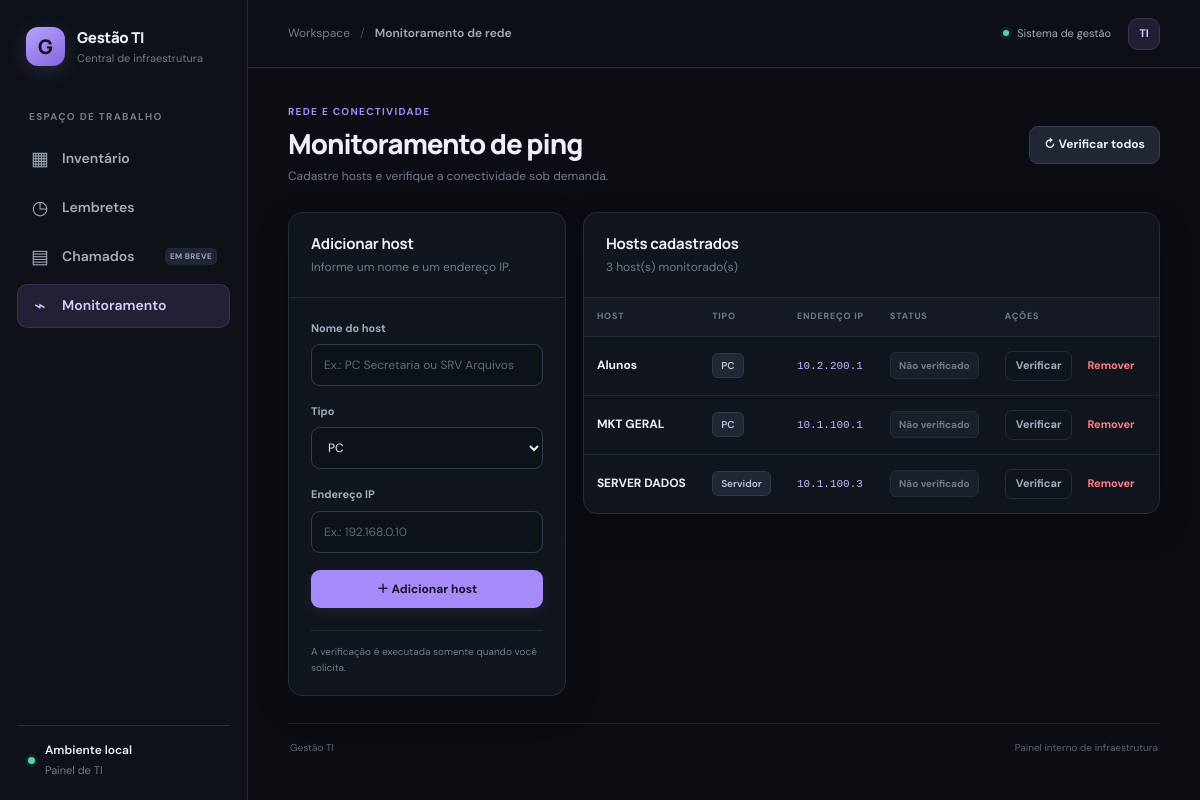
Page /ping on the committed database.
### database/models.py (models this page shows)
class PingHost(db.Model):
    __tablename__ = 'ping_hosts'
    id = db.Column(db.Integer, primary_key=True)
    nome = db.Column(db.String(150), nullable=False)
    ip = db.Column(db.String(45), nullable=False)
    tipo = db.Column(db.String(20), nullable=False, default='PC', server_default='PC')

### services/ping_services.py (the view, shortened to what this page needs)
def ping():
    erro, nome, ip, tipo = None, '', '', 'PC'
    hosts = PingHost.query.order_by(PingHost.tipo, PingHost.nome).all()
    return render_template('ping.html', hosts=hosts, erro=erro, nome=nome, ip=ip,
                           tipo=tipo, tipos=TIPOS_PING)

### templates/ping.html (shortened to what this page needs)
{% extends "base.html" %}
{% block breadcrumb %}Monitoramento de rede{% endblock %}
{% block content %}
<section class="page-heading">
    <div>
        <div class="eyebrow">REDE E CONECTIVIDADE</div>
        <h1>Monitoramento de ping</h1>
        <p class="page-description">Cadastre hosts e verifique a conectividade sob demanda.</p>
    </div>
    <button type="button" class="btn btn-secondary" id="btn-todos">↻ Verificar todos</button>
</section>
<div class="content-columns ping-layout">
    <section class="panel">
        <div class="panel-header"><div><h2>Adicionar host</h2><p>Informe um nome e um endereço IP.</p></div></div>
        <form method="POST" class="form reminder-form ping-form">
            <label class="field"><span>Nome do host</span><input type="text" name="nome" required maxlength="150" value="{{ nome }}" placeholder="Ex.: PC Secretaria ou SRV Arquivos"></label>
            <label class="field"><span>Tipo</span><select name="tipo" required>{% for t in tipos %}<option value="{{ t }}" {% if tipo == t %}selected{% endif %}>{{ t }}</option>{% endfor %}</select></label>
            <label class="field"><span>Endereço IP</span><input type="text" name="ip" required value="{{ ip }}" placeholder="Ex.: 192.168.0.10"></label>
            <button type="submit" class="btn btn-primary">＋ Adicionar host</button>
        </form>
        <div class="helper-note">A verificação é executada somente quando você solicita.</div>
    </section>
    <section class="panel">
        <div class="panel-header"><div><h2>Hosts cadastrados</h2><p>{{ hosts|length }} host(s) monitorado(s)</p></div></div>
        <div class="table-wrap">
            <table class="data-table ping-table">
                <thead><tr><th>Host</th><th>Tipo</th><th>Endereço IP</th><th>Status</th><th>Ações</th></tr></thead>
                <tbody>
                    {% for h in hosts %}
                    <tr data-url="{{ url_for('verificar_ping', host_id=h.id) }}">
                        <td><strong class="asset-name">{{ h.nome }}</strong></td>
                        <td><span class="type-label">{{ h.tipo }}</span></td>
                        <td><code>{{ h.ip }}</code></td>
                        <td><span class="ping-status ping-na">Não verificado</span></td>
                        <td><div class="table-actions"><button type="button" class="btn btn-small btn-ghost btn-verificar">Verificar</button><form method="POST" action="{{ url_for('remover_ping', host_id=h.id) }}" class="inline-form form-remover" data-nome="{{ h.nome }}"><button type="submit" class="btn btn-small btn-danger-ghost">Remover</button></form></div></td>
                    </tr>
                    {% else %}
                    <tr><td colspan="5"><div class="empty-state compact"><span class="empty-icon">⌁</span><strong>Nenhum host cadastrado</strong><p>Adicione um PC ou servidor para iniciar as verificações.</p></div></td></tr>
                    {% endfor %}
                </tbody>
            </table>
        </div>
    </section>
</div>
{% endblock %}

### rows in the picture
PingHost: nome "Alunos", tipo "PC", ip "10.2.200.1"
PingHost: nome "MKT GERAL", tipo "PC", ip "10.1.100.1"
PingHost: nome "SERVER DADOS", tipo "Servidor", ip "10.1.100.3"

### other values in the picture
{{ hosts|length }} "3"
form field tipo "PC"
